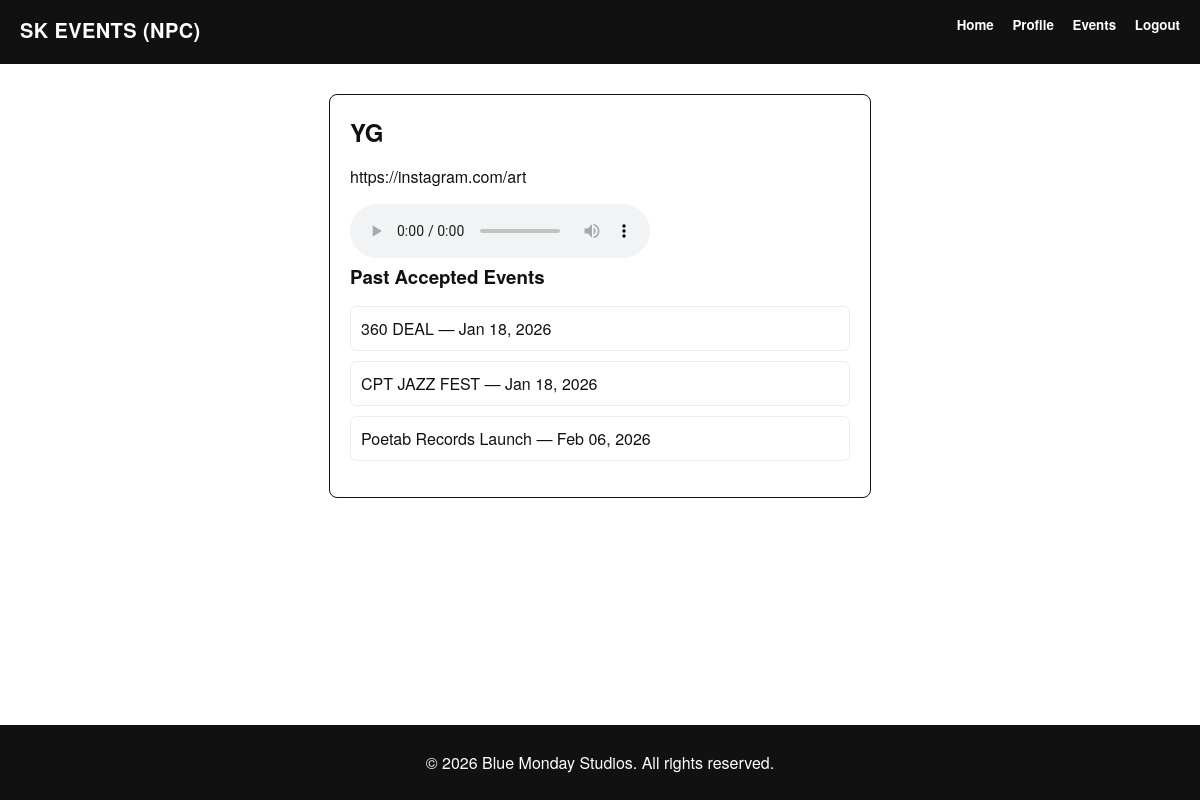
The page /artist/36/review/ (signed in) on the database its author committed.
### core/models.py (models this page shows, shortened)
class ArtistProfile(models.Model):
    user = models.OneToOneField(User, on_delete=models.CASCADE, related_name="artist")
    stage_name = models.CharField(max_length=100, blank=True)
    social_link = models.URLField(blank=True)
    audio = models.FileField(upload_to="artist_audio/", blank=True, null=True)

class BookingRequest(models.Model):
    STATUS_CHOICES = (
        ("PENDING", "Pending"),
        ("ACCEPTED", "Accepted"),
        ("DECLINED", "Declined"),
    )
    event = models.ForeignKey(Event, on_delete=models.CASCADE)
    artist = models.ForeignKey(ArtistProfile, on_delete=models.CASCADE)
    status = models.CharField(max_length=10, choices=STATUS_CHOICES, default="PENDING")
    created_at = models.DateTimeField(auto_now_add=True)
    class Meta:
        unique_together = ("event", "artist")  # 🔒 prevents duplicates

class Event(models.Model):
    organiser = models.ForeignKey(OrganiserProfile, on_delete=models.CASCADE,)
    title = models.CharField(max_length=200)
    image = models.ImageField(upload_to="event_images/")
    created_at = models.DateTimeField(auto_now_add=True)

### core/views.py (the view)
# urls.py: path('artist/<int:artist_id>/review/', views.artist_review, name='artist-review'),
@login_required
def artist_review(request, artist_id):
    if request.user.role != "ORGANISER":
        return redirect("home")
    organiser = request.user.organiserprofile
    artist = get_object_or_404(ArtistProfile, id=artist_id)
    has_relationship = BookingRequest.objects.filter(
        event__organiser=organiser,
        artist=artist
    ).exists()
    if not has_relationship:
        messages.error(request, "You are not authorised to view this artist.")
        return redirect("organiser-home")
    bookings = BookingRequest.objects.filter(
        artist=artist,
        event__organiser=organiser
    ).select_related("event")
    accepted_events = BookingRequest.objects.filter(
        artist=artist,
        status="ACCEPTED"
    ).select_related("event")
    return render(request, "profile/organiser/artist_review.html", {
        "artist": artist,
        "bookings": bookings,
        "accepted_events": accepted_events,
    })

### templates/profile/organiser/artist_review.html
{% extends "layout.html" %}
{% block content %}
<div class="artist-review-card">
    <div class="artist-header">
        <h2>{{ artist.stage_name }}</h2>
        {% if artist.social_link %}
            <p><a href="{{ artist.social_link }}" target="_blank" rel="noopener">{{ artist.social_link }}</a></p>
        {% endif %}
    </div>
    {% if artist.audio %}
        <audio controls>
            <source src="{{ artist.audio.url }}">
        </audio>
    {% endif %}
    <section class="artist-history">
        <h3>Past Accepted Events</h3>
        {% if accepted_events %}
            <ul>
                {% for booking in accepted_events %}
                    <li>
                        {{ booking.event.title }}
                        — {{ booking.event.created_at|date:"M d, Y" }}
                    </li>
                {% endfor %}
            </ul>
        {% else %}
            <p>No completed events yet.</p>
        {% endif %}
    </section>
</div>
{% endblock %}

### static/css/style.css (style rules this page uses)
:root { --ink: #111111; --ink-soft: #333333; --paper: #ffffff; --paper-dim: #f7f7f7; --line: #dddddd; --line-soft: #eeeeee; --muted: #767676; --radius: 6px; --radius-pill: 999px; }
body { font-family: "Helvetica Neue", Helvetica, Arial, sans-serif; background: var(--paper); color: var(--ink); margin: 0; padding: 0; padding-bottom: 60px; text-align: center; font-style: normal; font-size: medium; }
a { color: var(--ink); text-decoration: none; margin-bottom: 10px; }
h1, h2, h3 { margin: 0 0 10px 0; }
ul { list-style: none; padding: 0; }
ul li { margin-bottom: 10px; padding: 10px; border: 1px solid var(--line-soft); border-radius: var(--radius); }
.artist-review-card { max-width: 500px; margin: 0 auto; padding: 20px; border: 1.5px solid var(--ink); border-radius: 8px; background: var(--paper); text-align: left; }
.artist-header { margin-bottom: 15px; }
.artist-history ul { padding: 0; }

### rows shown on the page
ArtistProfile: stage_name "YG", social_link "https://instagram.com/art"
BookingRequest: event "360 DEAL", event.created_at "Jan 18, 2026"
BookingRequest: event "CPT JAZZ FEST", event.created_at "Jan 18, 2026"
BookingRequest: event "Poetab Records Launch", event.created_at "Feb 06, 2026"
